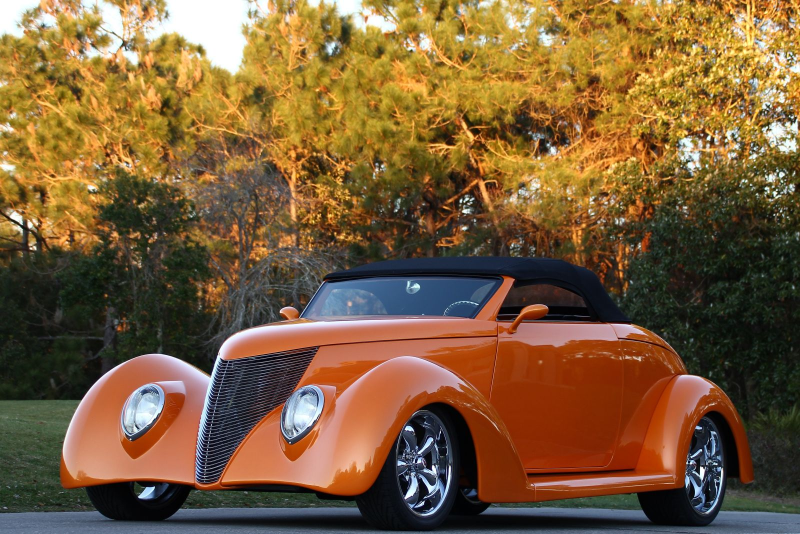
//> input picture CPU_HOG/Car.jpg, 1600 x 1068 px (shown at 1/2 size)
$ ./hog_main   (built with g++ and OpenCV 4)
//> lines starting //> are read from the running program, lines starting //| are printed output that depends on the picture
#include "opencv2/imgproc/imgproc.hpp"
#include "opencv2/core/core.hpp"
#include "opencv2/highgui/highgui.hpp"
#include <opencv2/opencv.hpp>
#include <iostream>
#include <stdio.h>
#include <vector>
#include <omp.h>
#include <time.h>

#define PI 3.14159265
#define GIG 1000000000

using namespace std;
using namespace cv;


void find_gradients(Mat img, Mat& mag, Mat& theta);
void image_feature(Mat mag, Mat theta, vector<float>& hog_descriptor);
void block_feature(Mat block_mag, Mat block_theta, vector<float>& hog_block_desc);
void cell_feature(Mat cell_mag, Mat cell_theta, vector<float>& hog_cell_desc);
Mat get_hogdescriptor_visual_image(Mat& origImg,
                                   vector<float>& descriptorValues,
                                   Size winSize,
                                   Size cellSize,
                                   int scaleFactor,
                                   double viz_factor);

int main()
{
	Mat img = imread("Car.jpg",0);
//> img: 1068 rows x 1600 cols, CV_8UC1; min 0, max 255, mean 97.5
	if(!img.data)
		return -1;

	struct timespec diff(struct timespec start, struct timespec end);
	struct timespec time1, time2;
	struct timespec time_stamp;
	resize(img, img, Size(1024,1024));
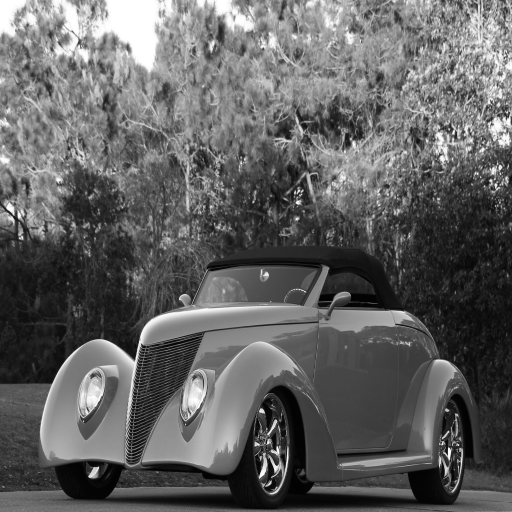
//> img: 1024 rows x 1024 cols, CV_8UC1 (shown at 1/2 size); min 0, max 255, mean 97.4
	Mat img1;
	img.copyTo(img1);
	Mat img2 = Mat::zeros(img.size(), CV_32FC1);
	img.convertTo(img, CV_32FC1);
//> img: 1024 rows x 1024 cols, CV_32FC1
	img *= 1./255;
	//Color Normalization
	pow(img, 0.5, img);
	Mat mag, theta;
	mag.create(img.size(), img.type());
	int i;

	clock_gettime(CLOCK_REALTIME, &time1);
	find_gradients(img, mag, theta);
//> after the loop in find_gradients, `for(int i=1; i<img.rows-1; i++)`:
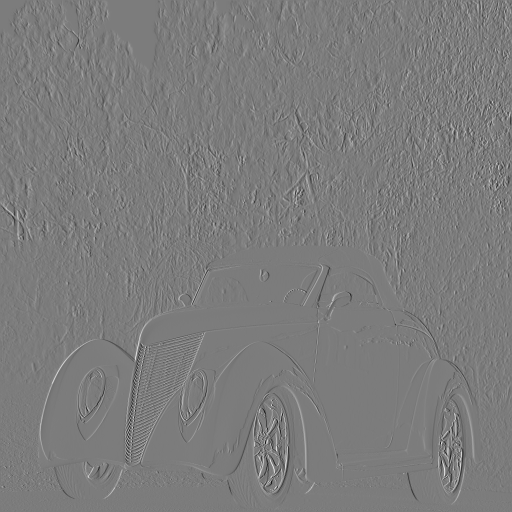
//> grad_x: 1024 rows x 1024 cols, CV_32FC1 (shown at 1/2 size); min -0.774, max 0.814, mean -0.00019; drawn with min black and max white
//> after the loop in find_gradients, `for(int i=1; i<img.rows-1; i++)`:
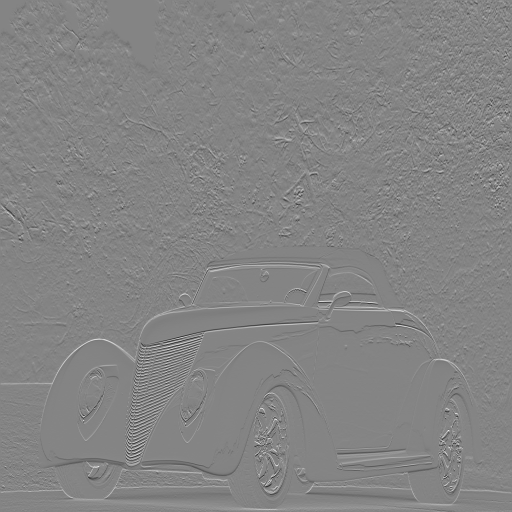
//> grad_y: 1024 rows x 1024 cols, CV_32FC1 (shown at 1/2 size); min -0.789, max 0.73, mean -0.000335; drawn with min black and max white
//> after the loop in find_gradients, `for(int i=1; i<img.rows-1; i++)`:
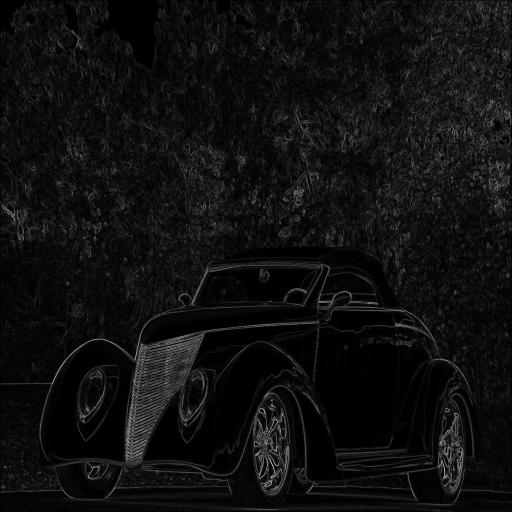
//> mag: 1024 rows x 1024 cols, CV_32FC1 (shown at 1/2 size); min 0, max 1.04, mean 0.0644; drawn with min black and max white
//> in find_gradients, `phase(grad_x, grad_y, theta);`:
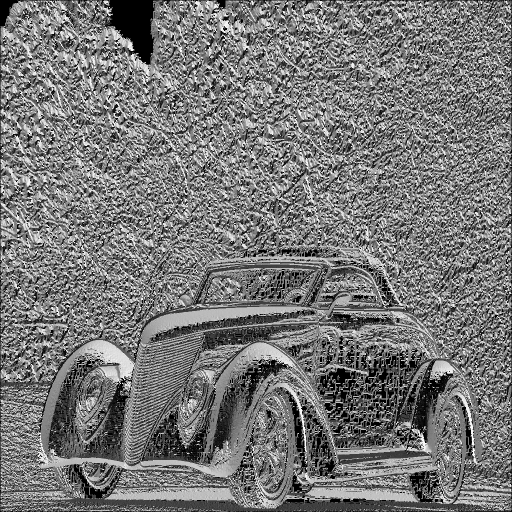
//> theta: 1024 rows x 1024 cols, CV_32FC1 (shown at 1/2 size); min 0, max 6.28, mean 2.94; drawn with min black and max white
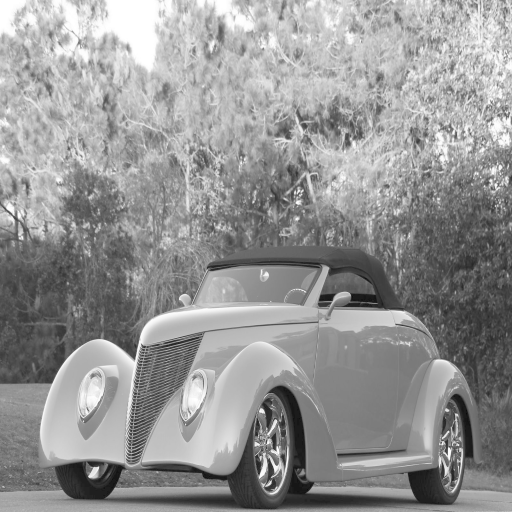
//> img: 1024 rows x 1024 cols, CV_32FC1 (shown at 1/2 size); min 0, max 1, mean 0.585
	//waitKey(0);

	vector<float> hog_descriptor;
	// cout<< "Before: "<< hog_descriptor.size()<< endl;
	image_feature(mag, theta, hog_descriptor);
//> the loop in image_feature, `for(i=0;i<(2*mag.cols/Block_Size[0])-1;i++)` made 127 passes
//> (rowStart, rowEnd) on passes 1 to 12: (0, 16), (8, 24), (16, 32), (24, 40), (32, 48), (40, 56), (48, 64), (56, 72), (64, 80), (72, 88), (80, 96), (88, 104)
//> after the loop in image_feature, `for(i=0;i<(2*mag.cols/Block_Size[0])-1;i++)`: rowStart = 1008; rowEnd = 1024; colStart = 1008; colEnd = 1024; hog_descriptor = 580644 items
//> hog_descriptor = 580644 items

	//Normalization
	std::vector<float>::iterator result;
	result = max_element(hog_descriptor.begin(), hog_descriptor.end());
	int max_loc = distance(hog_descriptor.begin(), result);
//> max_loc = 328675
	result = min_element(hog_descriptor.begin(), hog_descriptor.end());
	int min_loc = distance(hog_descriptor.begin(), result);
//> min_loc = 0

	float max_val = hog_descriptor[max_loc];
//> max_val = 27.82
	float min_val = hog_descriptor[min_loc];
//> min_val = 0
	vector<float> temp(hog_descriptor.size());

	for(i=0; i<hog_descriptor.size(); i++)
	{
		temp[i] = (hog_descriptor[i] - min_val)/(max_val - min_val);
	}
//> after the loop, temp = 580644 items
	cout<< "Checking final size: "<< hog_descriptor.size()<< endl;
//| Checking final size: 580644
	clock_gettime(CLOCK_REALTIME, &time2);
	time_stamp = diff(time1, time2);

	//Checking with openCV HOG computation
	HOGDescriptor d(img.size(), Size(16,16), Size(8,8), Size(8,8), 9);
	vector<float> descriptorsValues;
	vector<Point> locations;
	d.compute( img1, descriptorsValues, Size(0,0), Size(0,0), locations);
//> descriptorsValues = 580644 items; locations = empty


	//hog visualization
	Mat r1 = get_hogdescriptor_visual_image(img2,
	                               temp,
	                               img2.size(),
	                               Size(8,8),
	                               1,
	                               6);

	imshow("hog visualization", r1);
	cout << "Time Taken: " << (float) ((GIG * time_stamp.tv_sec + time_stamp.tv_nsec)/1000000) <<"msec" << endl;
	waitKey(0);

	return 0;
}

struct timespec diff(struct timespec start, struct timespec end)
{
  struct timespec temp;
  if ((end.tv_nsec-start.tv_nsec)<0) {
    temp.tv_sec = end.tv_sec-start.tv_sec-1;
    temp.tv_nsec = 1000000000+end.tv_nsec-start.tv_nsec;
  } else {
    temp.tv_sec = end.tv_sec-start.tv_sec;
    temp.tv_nsec = end.tv_nsec-start.tv_nsec;
  }
  return temp;
}


void find_gradients(Mat img, Mat& mag, Mat& theta)
{
	Mat hmask, vmask;
	hmask = (Mat_<float>(1,3) << -1, 0 ,1);
	vmask = (Mat_<float>(3,1) << -1 ,0 ,1);

	Mat grad_x, grad_y;
	grad_x.create(img.size(), CV_32FC1);
	grad_y.create(img.size(), CV_32FC1);
	for(int i=1; i<img.rows-1; i++)
	{
		for(int j=1; j<img.cols-1; j++)
		{
			grad_x.at<float>(i,j) = img.at<float>(i,j+1) - img.at<float>(i,j-1);
			grad_y.at<float>(i,j) = img.at<float>(i+1,j) - img.at<float>(i-1,j);
			float x1 = grad_x.at<float>(i,j);
			float x2 = grad_y.at<float>(i,j);
			mag.at<float>(i,j) = sqrt(x1*x1 + x2*x2);
		}
	}

	// [7 lines of commented-out code are left out]
	phase(grad_x, grad_y, theta);
	theta = theta * 180 / PI;
}

void image_feature(Mat mag, Mat theta, vector<float>& hog_descriptor)
{
	int Block_Size[2] = {16,16};
	int rowStart, rowEnd, colStart, colEnd;
	Mat block_mag, block_theta;
	int i,j;

//	#pragma omp parallel for private(i,j)
	for(i=0;i<(2*mag.cols/Block_Size[0])-1;i++)
	{
		vector<float> hog_block_desc;

		for(j=0; j<(2*mag.rows/Block_Size[1])-1;j++)
		{
			rowStart = i*(Block_Size[0]/2);
			rowEnd = (i+2)*(Block_Size[0]/2);
			colStart = j*(Block_Size[1]/2);
			colEnd = (j+2)*(Block_Size[1]/2);
			block_mag  = mag(Range(colStart, colEnd), Range(rowStart,rowEnd));
			block_theta  = theta(Range(colStart, colEnd), Range(rowStart,rowEnd));
			block_feature(block_mag, block_theta, hog_block_desc);
			hog_descriptor.insert(hog_descriptor.end(), hog_block_desc.begin(), hog_block_desc.end());
			hog_block_desc.clear();
		}
	}
}


void block_feature(Mat block_mag, Mat block_theta, vector<float>& hog_block_desc)
{
	int grid_size[2] = {2,2};

	int rowStart, rowEnd, colStart, colEnd;

	int cell_rows = block_mag.rows/grid_size[0];
	int cell_cols = block_mag.cols/grid_size[1];
	vector<float> hog_cell_desc(9);
	int i,j;

	Mat cell_mag, cell_theta;

//	#pragma omp parallel for private(i,j)
	for(i=0;i<grid_size[0]; i++)
	{
		for(j=0; j<grid_size[1]; j++)
		{
			rowStart = i*cell_rows;
			rowEnd = (i+1)*cell_rows;
			colStart = j*cell_cols;
			colEnd = (j+1)*cell_cols;
			cell_mag  = block_mag(Range(colStart, colEnd), Range(rowStart,rowEnd));
			cell_theta  = block_theta(Range(colStart, colEnd), Range(rowStart,rowEnd));
			cell_feature(cell_mag, cell_theta, hog_cell_desc);
			hog_block_desc.insert(hog_block_desc.end(), hog_cell_desc.begin(), hog_cell_desc.end());
			// cout<< "Checking"<< hog_block_desc.size()<< endl;
		}
	}
}


void cell_feature(Mat cell_mag, Mat cell_theta, vector<float>& hog_cell_desc)
{
	int Bins[9] = {20,60,100,140,180,220,260,300,340};

	GaussianBlur(cell_mag, cell_mag, Size(7,7), 0, 0);
	int i,j,k,l;
	// Converting 2d to 1d data
	vector<float> mag_vec, theta_vec;
	if(cell_mag.isContinuous())
		mag_vec.assign((float*)cell_mag.datastart, (float*)cell_mag.dataend);
	else
	{
		for(i=0; i<cell_mag.rows; i++)
		{
			mag_vec.insert(mag_vec.end(), (float*)cell_mag.ptr<uchar>(i), (float*)cell_mag.ptr<uchar>(i)+cell_mag.cols);
		}
	}

	if(cell_theta.isContinuous())
		theta_vec.assign((float*)cell_theta.datastart, (float*)cell_theta.dataend);
	else
	{
		for(j=0; j<cell_theta.rows; j++)
		{
			theta_vec.insert(theta_vec.end(), (float*)cell_theta.ptr<uchar>(j), (float*)cell_theta.ptr<uchar>(j)+cell_theta.cols);
		}
	}

	// hog_cell_desc.reserve(9);

	int count = 0;
	float angle, magnitude;
//	omp_set_num_threads();
//	#pragma omp parallel for private(k,l)
	for(k=0; k< theta_vec.size(); k++)
	{
		angle = theta_vec[k];
		magnitude = mag_vec[k];

		if(angle > 340)
			hog_cell_desc[8] += magnitude*(angle-340)/40;
 		else if(angle <= 20)
 			hog_cell_desc[0] += magnitude*(20-angle)/40;
 		else
 		{
			for(l=0; l<8; l++)
			{
				if(angle > Bins[l] && angle <= Bins[l+1])
				{
					hog_cell_desc[l] += magnitude*(Bins[l+1]-angle)/40;
					hog_cell_desc[l+1] += magnitude*(angle-Bins[l])/40;
					break;
 				}
			}
 		}
	}
}


// HOGDescriptor visual_imagealizer
// adapted for arbitrary size of feature sets and training images
Mat get_hogdescriptor_visual_image(Mat& origImg,
                                   vector<float>& descriptorValues,
                                   Size winSize,
                                   Size cellSize,
                                   int scaleFactor,
                                   double viz_factor)
{
//> called with winSize = Size(1024, 1024), cellSize = Size(8, 8), scaleFactor = 1, viz_factor = 6
    Mat visual_image;
    resize(origImg, visual_image, Size(origImg.cols*scaleFactor, origImg.rows*scaleFactor));
//> visual_image: 1024 rows x 1024 cols, CV_32FC1; every value is 0

    int gradientBinSize = 9;
    // dividing 180° into 9 bins, how large (in rad) is one bin?
    float radRangeForOneBin = 3.14/(float)gradientBinSize;

    // prepare data structure: 9 orientation / gradient strenghts for each cell
	int cells_in_x_dir = winSize.width / cellSize.width;
//> cells_in_x_dir = 128
    int cells_in_y_dir = winSize.height / cellSize.height;
//> cells_in_y_dir = 128
    int totalnrofcells = cells_in_x_dir * cells_in_y_dir;
//> totalnrofcells = 16384
    float*** gradientStrengths = new float**[cells_in_y_dir];
    int** cellUpdateCounter   = new int*[cells_in_y_dir];
    for (int y=0; y<cells_in_y_dir; y++)
    {
        gradientStrengths[y] = new float*[cells_in_x_dir];
        cellUpdateCounter[y] = new int[cells_in_x_dir];
        for (int x=0; x<cells_in_x_dir; x++)
        {
            gradientStrengths[y][x] = new float[gradientBinSize];
            cellUpdateCounter[y][x] = 0;

            for (int bin=0; bin<gradientBinSize; bin++)
                gradientStrengths[y][x][bin] = 0.0;
        }
    }
//> this loop made 128 passes

    // nr of blocks = nr of cells - 1
    // since there is a new block on each cell (overlapping blocks!) but the last one
    int blocks_in_x_dir = cells_in_x_dir - 1;
//> blocks_in_x_dir = 127
    int blocks_in_y_dir = cells_in_y_dir - 1;
//> blocks_in_y_dir = 127

    // compute gradient strengths per cell
    int descriptorDataIdx = 0;
    int cellx = 0;
    int celly = 0;

    for (int blockx=0; blockx<blocks_in_x_dir; blockx++)
    {
        for (int blocky=0; blocky<blocks_in_y_dir; blocky++)
        {
            // 4 cells per block ...
            for (int cellNr=0; cellNr<4; cellNr++)
            {
                // compute corresponding cell nr
                int cellx = blockx;
                int celly = blocky;
                if (cellNr==1) celly++;
                if (cellNr==2) cellx++;
                if (cellNr==3)
                {
                    cellx++;
                    celly++;
                }

                for (int bin=0; bin<gradientBinSize; bin++)
                {
                    float gradientStrength = descriptorValues[ descriptorDataIdx ];
                    descriptorDataIdx++;

                    gradientStrengths[celly][cellx][bin] += gradientStrength;

                } // for (all bins)


                // note: overlapping blocks lead to multiple updates of this sum!
                // we therefore keep track how often a cell was updated,
                // to compute average gradient strengths
                cellUpdateCounter[celly][cellx]++;

            } // for (all cells)


        } // for (all block x pos)
    } // for (all block y pos)
//> this loop made 127 passes
//> descriptorDataIdx on passes 1 to 12: 4572, 9144, 13716, 18288, 22860, 27432, 32004, 36576, 41148, 45720, 50292, 54864
//> after the loop, descriptorDataIdx = 580644; cellx = 0; celly = 0


    // compute average gradient strengths
    for (int celly=0; celly<cells_in_y_dir; celly++)
    {
        for (int cellx=0; cellx<cells_in_x_dir; cellx++)
        {

            float NrUpdatesForThisCell = (float)cellUpdateCounter[celly][cellx];

            // compute average gradient strenghts for each gradient bin direction
            for (int bin=0; bin<gradientBinSize; bin++)
            {
                gradientStrengths[celly][cellx][bin] /= NrUpdatesForThisCell;
            }
        }
    }


    cout << "descriptorDataIdx = " << descriptorDataIdx << endl;
//| descriptorDataIdx = 580644

    // draw cells
    for (int celly=0; celly<cells_in_y_dir; celly++)
    {
        for (int cellx=0; cellx<cells_in_x_dir; cellx++)
        {
            int drawX = cellx * cellSize.width;
            int drawY = celly * cellSize.height;

            int mx = drawX + cellSize.width/2;
            int my = drawY + cellSize.height/2;

            rectangle(visual_image,
                      Point(drawX*scaleFactor,drawY*scaleFactor),
                      Point((drawX+cellSize.width)*scaleFactor,
                      (drawY+cellSize.height)*scaleFactor),
                      CV_RGB(100,100,100),
                      1);

            // draw in each cell all 9 gradient strengths
            for (int bin=0; bin<gradientBinSize; bin++)
            {
                float currentGradStrength = gradientStrengths[celly][cellx][bin];

                // no line to draw?
                if (currentGradStrength==0)
                    continue;

                float currRad = bin * radRangeForOneBin + radRangeForOneBin/2;

                float dirVecX = cos( currRad );
                float dirVecY = sin( currRad );
                float maxVecLen = cellSize.width/2;
                float scale = viz_factor; // just a visual_imagealization scale,
                                          // to see the lines better

                // compute line coordinates
                float x1 = mx - dirVecX * currentGradStrength * maxVecLen * scale;
                float y1 = my - dirVecY * currentGradStrength * maxVecLen * scale;
                float x2 = mx + dirVecX * currentGradStrength * maxVecLen * scale;
                float y2 = my + dirVecY * currentGradStrength * maxVecLen * scale;

                // draw gradient visual_imagealization
                line(visual_image,
                     Point(x1*scaleFactor,y1*scaleFactor),
                     Point(x2*scaleFactor,y2*scaleFactor),
                     CV_RGB(0,0,255),
                     1);

            } // for (all bins)

        } // for (cellx)
    } // for (celly)
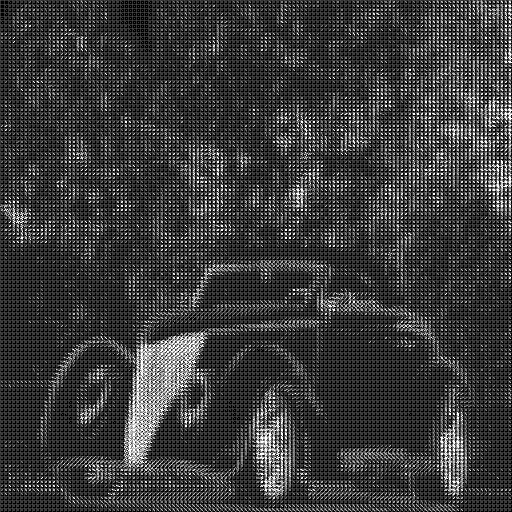
//> visual_image: 1024 rows x 1024 cols, CV_32FC1 (shown at 1/2 size); min 0, max 255, mean 60


    // don't forget to free memory allocated by helper data structures!
    for (int y=0; y<cells_in_y_dir; y++)
    {
      for (int x=0; x<cells_in_x_dir; x++)
      {
           delete[] gradientStrengths[y][x];
      }
      delete[] gradientStrengths[y];
      delete[] cellUpdateCounter[y];
    }
    delete[] gradientStrengths;
    delete[] cellUpdateCounter;

    return visual_image;

}
